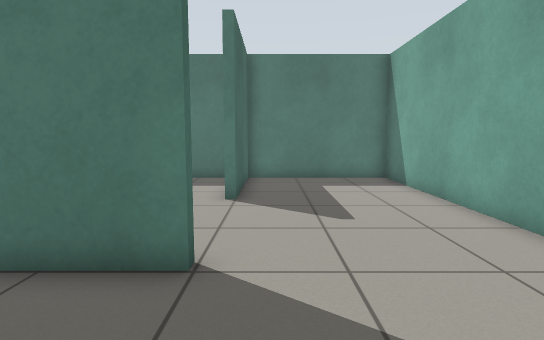
View 1 (above)

13 first-person views from a walk through a robot-simulator world made for Gazebo. The camera is 0.87 m above the floor, tilts 6° down and sees 80° across. The floor is counted in squares, 0.5 m on a side. Each view is taken from the middle of a square. On the plan, view 1 faces up. The plan holds only what a view shows up to about 16 squares ahead; the rest is blank.

View 2
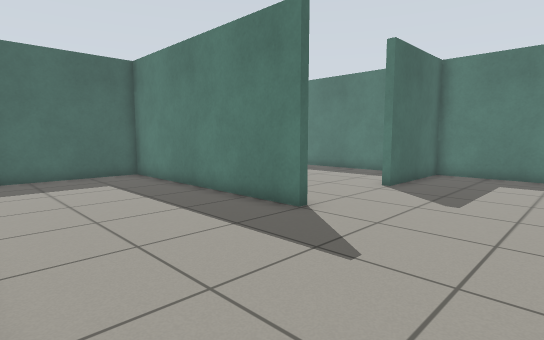

View 3
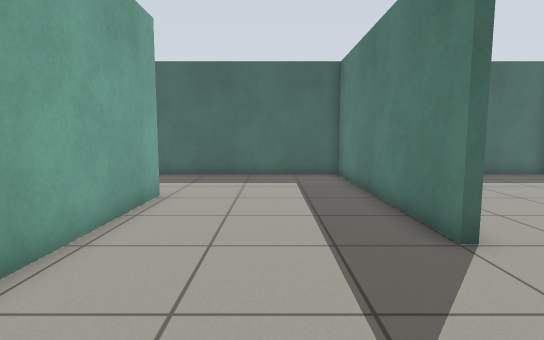

View 4
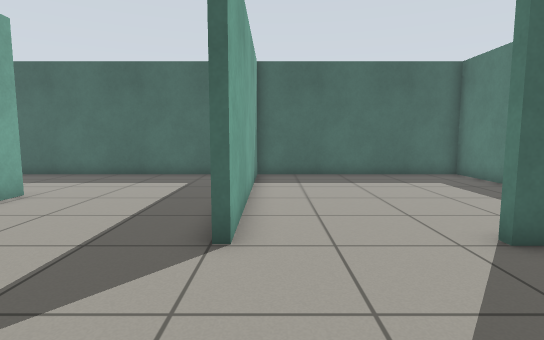

View 5
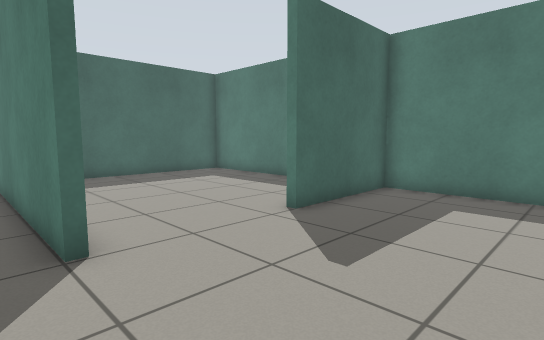

View 6
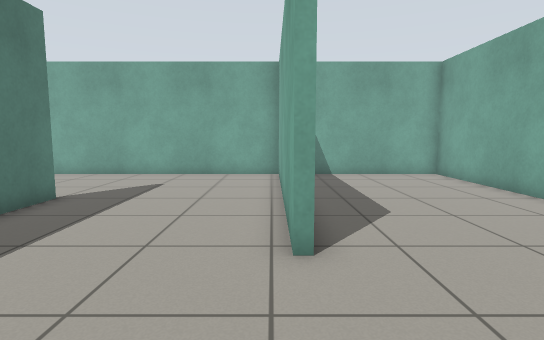

View 7
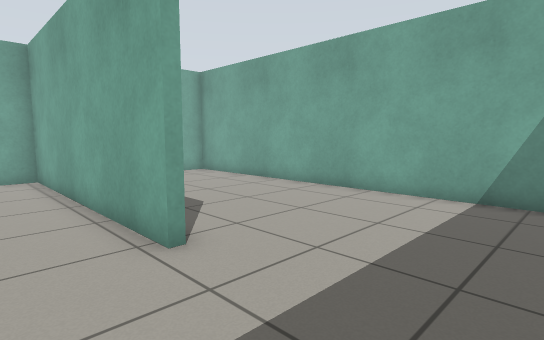

View 8
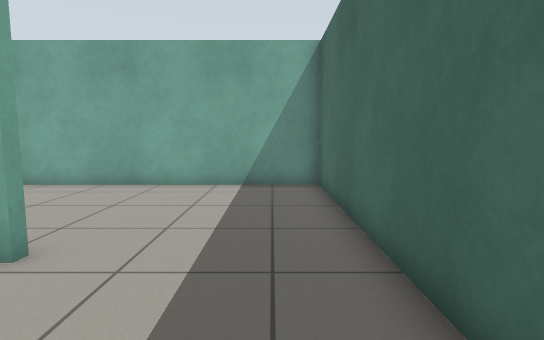

View 9
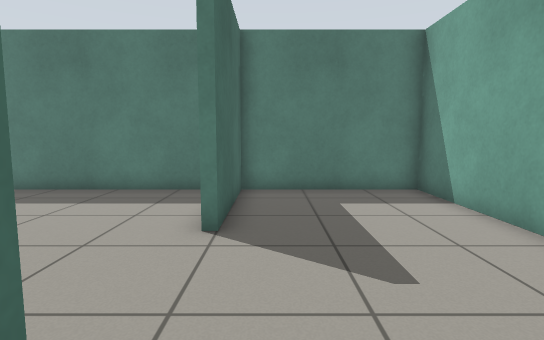

View 10
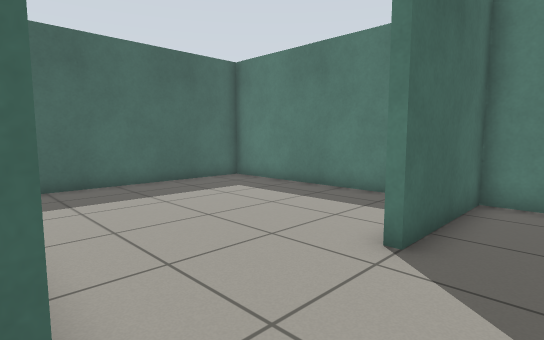

View 11
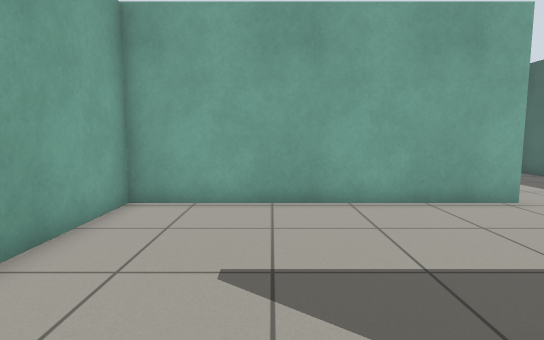

View 12
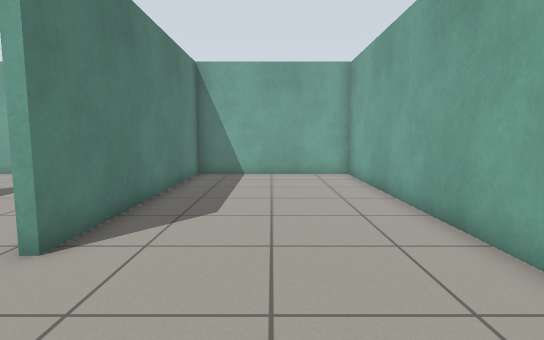

View 13
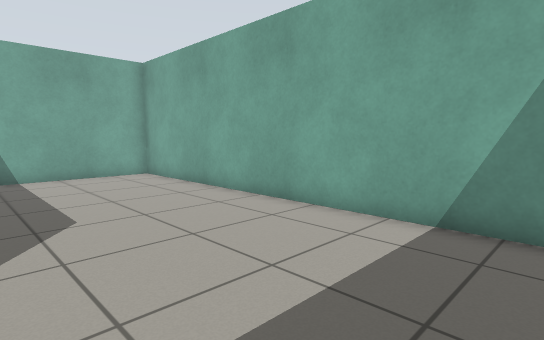

### Floor plan
Points are (right, up) in squares from view 1. A wall is a line through its corners. A room is listed if a view was taken in it or the views show most of it. See-through windows are left out.
Room 1 (views 1, 2, 3, 4, 5, 6, 7, 8, 9, 10, 11, 12, 13)
walls: (-1, 4) (-10.7, 4) (-10.7, -9.5) (4.7, -9.5) (4.7, -2.6) (-5.5, -2.6); (-5.5, -2.3) (4.7, -2.3) (4.7, 13.4) (-1, 13.4) (-1, 8.8) (-1.4, 8.8); (-2.5, 4.3) (-1, 4.3)
ways out: opening at (-2, 7) to room 2
Room 2 (no view inside)
walls: (-1.9, 13.4) (-10.7, 13.4) (-10.7, 4.3) (-2.5, 4.3)
ways out: opening at (-2, 7) to room 1

Where each view was taken, in squares from view 1:
view 1: 0 up, 0 right, facing up
view 2: 2 down, 4 right, facing up-left
view 3: 1 up, 4 right, facing left
view 4: 5 up, 4 right, facing left
view 5: 3 up, 4 right, facing up-left
view 6: 2 down, 10 left, facing right
view 7: 0 up, 10 left, facing down-right
view 8: 2 up, 9 left, facing down
view 9: 3 up, 0 right, facing up
view 10: 4 up, 1 right, facing up-left
view 11: 6 up, 1 right, facing down
view 12: 6 down, 10 left, facing right
view 13: 3 down, 10 left, facing down-right
